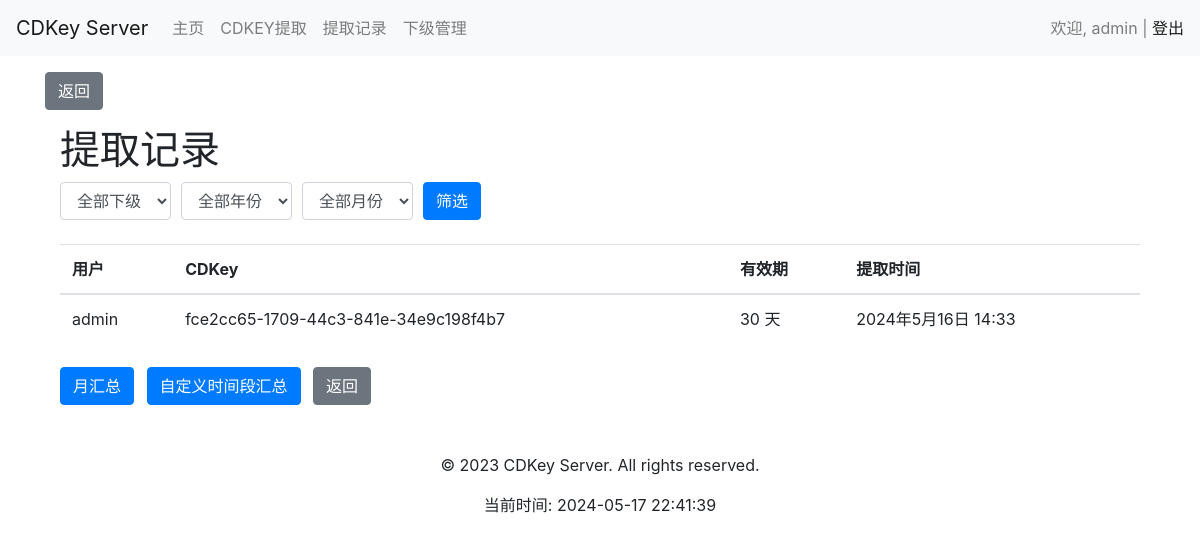
The page /user/cdkey_record/ (signed in) on the database as committed earlier.
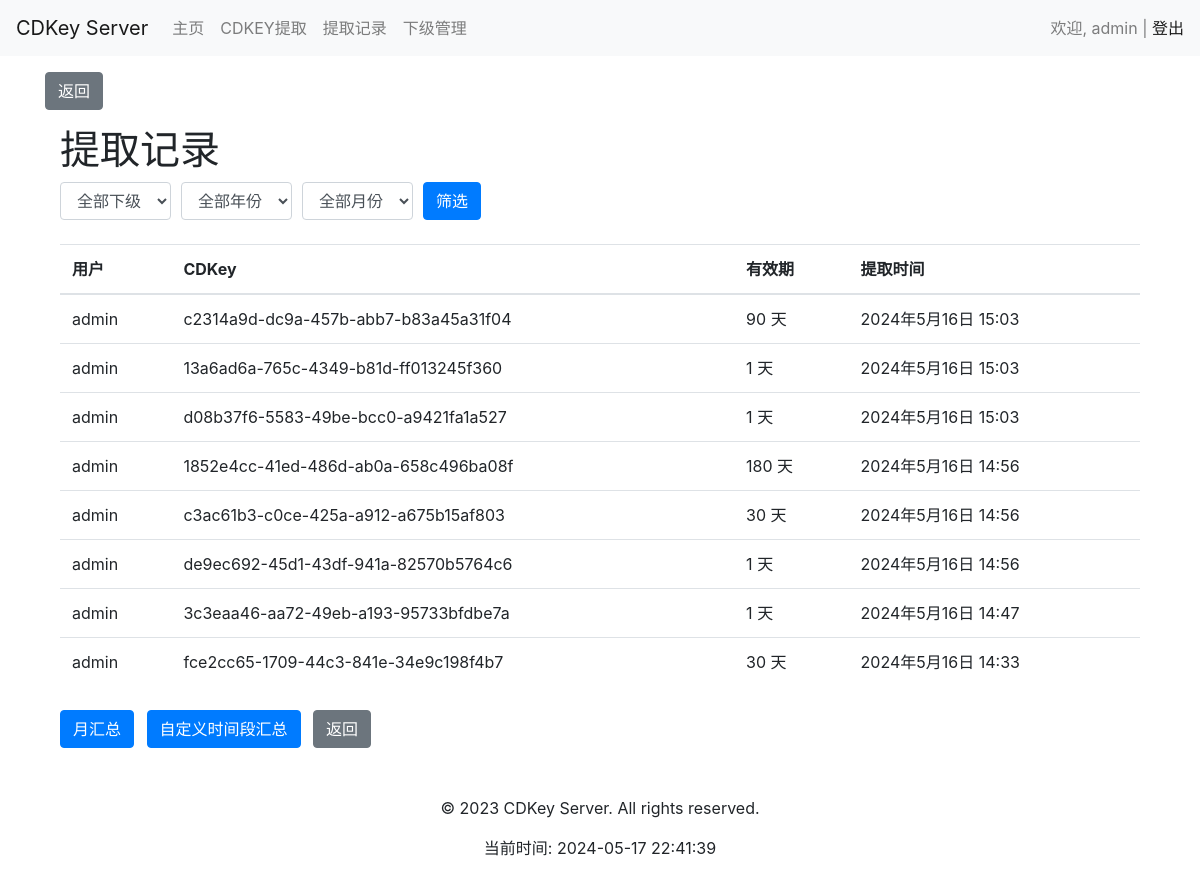
The same page on the database as committed later.
### user/models.py (models this page shows, shortened)
class CDKey(models.Model):
    VALIDITY_CHOICES = [
        (1, '1 天'),
        (30, '30 天'),
        (90, '90 天'),
        (180, '180 天'),
        (365, '365 天'),
        (730, '730 天'),
    ]
    key = models.CharField(max_length=255, unique=True)
    created_at = models.DateTimeField(auto_now_add=True)
    expires_at = models.DateTimeField()
    created_by = models.ForeignKey('User', on_delete=models.CASCADE, related_name='created_cdkeys')
    used_by = models.ForeignKey('User', on_delete=models.CASCADE, related_name='used_cdkeys', null=True, blank=True)
    used_at = models.DateTimeField(null=True, blank=True)
    validity_days = models.IntegerField(choices=VALIDITY_CHOICES, default=1)
    is_used_field = models.BooleanField(default=False, verbose_name="是否已使用")

class User(AbstractUser):
    USER_TYPE_CHOICES = (
        (1, '管理员'),
        (2, '一级代理'),
        (3, '二级代理'),
    )
    ROLE_CHOICES = (
        ('admin', '管理员'),
        ('agent', '代理'),
    )
    superior = models.ForeignKey('self', on_delete=models.SET_NULL, null=True, blank=True, related_name='subordinates', verbose_name='上级')
    role = models.CharField(max_length=50, choices=ROLE_CHOICES, default='agent', verbose_name='角色')
    user_type = models.SmallIntegerField(choices=USER_TYPE_CHOICES, default=3, verbose_name='用户类型')
    is_active = models.BooleanField(default=True,verbose_name='是否激活')
    monthly_quota = models.IntegerField(default=0,verbose_name='月度配额')
    day_quota = models.IntegerField(default=0, verbose_name='日配额')
    quota_updated_at = models.DateField(auto_now_add=True)
    class Meta:
        db_table = 'user'

### user/views.py (the view)
# urls.py: path('cdkey_record/', views.cdkey_record, name='cdkey_record'),
@login_required
def cdkey_record(request):
    user = request.user
    if request.method == 'POST':
        month = request.POST.get('month')
        year = request.POST.get('year')
        subordinate_id = request.POST.get('subordinate')
        query = Q()
        if subordinate_id:
            subordinate = User.objects.get(id=subordinate_id)
            query &= Q(created_by=subordinate)
        else:
            if user.is_superuser or user.is_staff:
                subordinates = User.objects.filter(superior=user)
                query &= Q(created_by__in=[user] + list(subordinates))
            else:
                query &= Q(created_by=user)
        if month and year:
            query &= Q(created_at__year=year, created_at__month=month)
        elif year:
            query &= Q(created_at__year=year)
        records = CDKey.objects.select_related('created_by').filter(query).order_by('-created_at')
    else:
        if user.is_superuser or user.is_staff:
            subordinates = User.objects.filter(superior=user)
            records = CDKey.objects.select_related('created_by').filter(created_by__in=[user] + list(subordinates)).order_by('-created_at')
        else:
            records = CDKey.objects.select_related('created_by').filter(created_by=user).order_by('-created_at')
    current_year = datetime.now().year
    years = range(current_year, current_year - 10, -1)
    subordinates = []
    if user.is_superuser or user.is_staff:
        subordinates = User.objects.filter(superior=user)
    context = {
        'records': records,
        'current_year': current_year,
        'years': years,
        'subordinates': subordinates,
    }
    return render(request, 'user/cdkey_record.html', context)

### user/templates/user/cdkey_record.html (shortened to what this page needs)
{% extends 'base.html' %}
{% block content %}
    <div class="container">
        <h1>提取记录</h1>
        <form method="POST" class="mb-4">
            <div class="form-row align-items-center">
                {% if user.is_superuser or user.is_staff %}
                    <div class="col-auto">
                        <select name="subordinate" class="form-control">
                            <option value="">全部下级</option>
                        </select>
                    </div>
                {% endif %}
                <div class="col-auto">
                    <select name="year" class="form-control">
                        <option value="">全部年份</option>
                    </select>
                </div>
                <div class="col-auto">
                    <select name="month" class="form-control">
                        <option value="">全部月份</option>
                    </select>
                </div>
                <div class="col-auto">
                    <button type="submit" class="btn btn-primary">筛选</button>
                </div>
            </div>
        </form>
        <table class="table">
            <thead>
                <tr>
                    <th>用户</th>
                    <th>CDKey</th>
                    <th>有效期</th>
                    <th>提取时间</th>
                </tr>
            </thead>
            <tbody>
                {% for record in records %}
                    <tr>
                        <td>{{ record.created_by.username }}</td>
                        <td>{{ record.key }}</td>
                        <td>{{ record.validity_days }} 天</td>
                        <td>{{ record.created_at }}</td>
                    </tr>
                {% empty %}
                    <tr>
                        <td colspan="4">没有找到提取记录</td>
                    </tr>
                {% endfor %}
            </tbody>
        </table>
        <div class="mt-4">
            <a href="{% url 'user:cdkey_monthly_summary' %}" class="btn btn-primary mr-2">月汇总</a>
            <a href="{% url 'user:cdkey_custom_summary' %}" class="btn btn-primary mr-2">自定义时间段汇总</a>
            <a href="{% url 'user:user_home' %}" class="btn btn-secondary">返回</a>
        </div>
    </div>
{% endblock %}

Rows that differ between the two databases and show on the page:
added CDKey: created_by.username "admin", key "c2314a9d-dc9a-457b-abb7-b83a45a31f04", validity_days "90", created_at "2024年5月16日 15:03"
added CDKey: created_by.username "admin", key "13a6ad6a-765c-4349-b81d-ff013245f360", validity_days "1", created_at "2024年5月16日 15:03"
added CDKey: created_by.username "admin", key "d08b37f6-5583-49be-bcc0-a9421fa1a527", validity_days "1", created_at "2024年5月16日 15:03"
added CDKey: created_by.username "admin", key "1852e4cc-41ed-486d-ab0a-658c496ba08f", validity_days "180", created_at "2024年5月16日 14:56"
added CDKey: created_by.username "admin", key "c3ac61b3-c0ce-425a-a912-a675b15af803", validity_days "30", created_at "2024年5月16日 14:56"
added CDKey: created_by.username "admin", key "de9ec692-45d1-43df-941a-82570b5764c6", validity_days "1", created_at "2024年5月16日 14:56"
added CDKey: created_by.username "admin", key "3c3eaa46-aa72-49eb-a193-95733bfdbe7a", validity_days "1", created_at "2024年5月16日 14:47"
